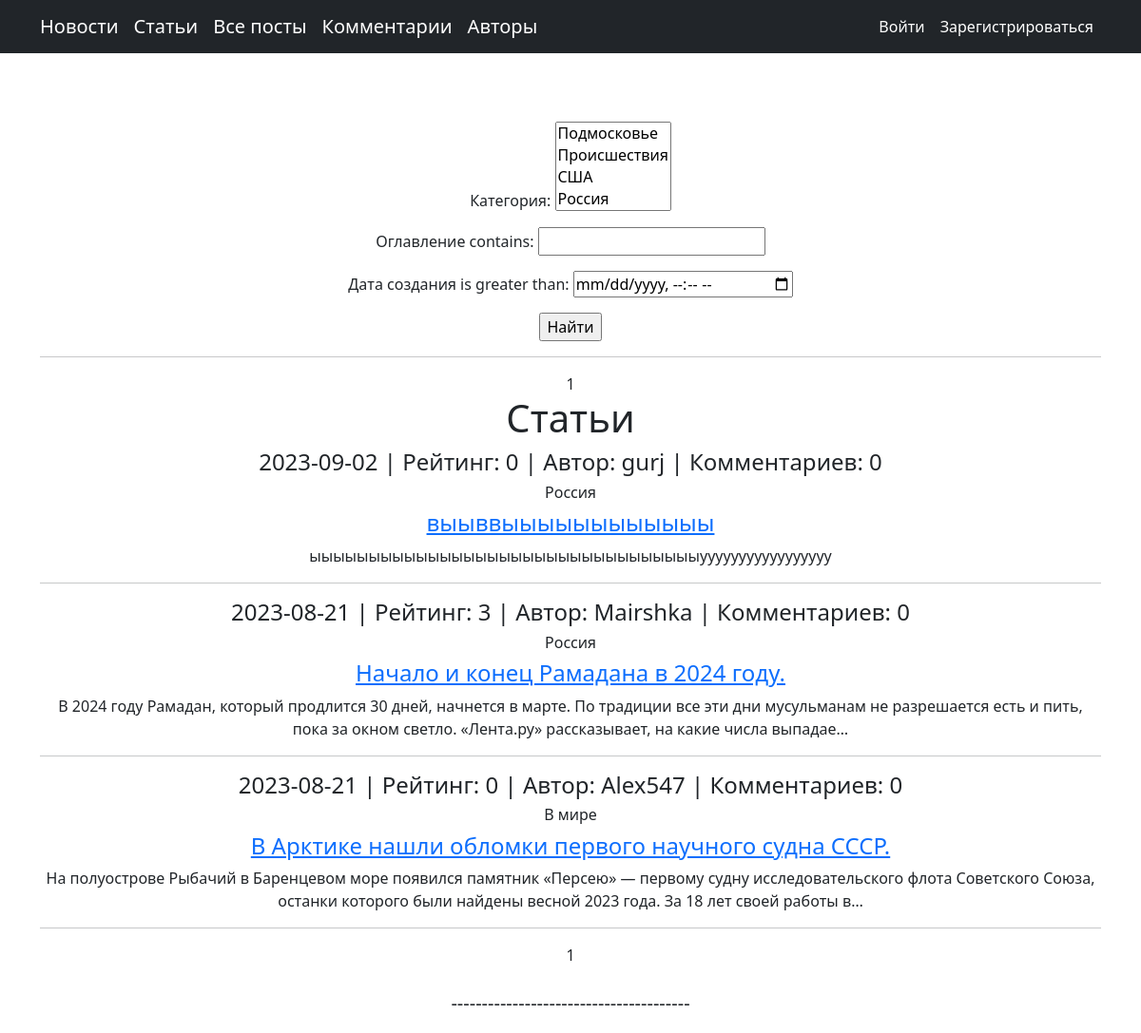
The app's page /articles/ with its own data.
### newsportal/models.py (models this page shows, shortened)
class Post(models.Model):
    author = models.ForeignKey(Author, on_delete=models.CASCADE, verbose_name='Автор')
    type_post = models.CharField(max_length=1, choices=POSTS, verbose_name='Тип поста')
    time_created = models.DateTimeField(auto_now_add=True, verbose_name='Дата создания')
    category = models.ManyToManyField(Category, through="PostCategory", verbose_name='Категория')
    title =  models.CharField(max_length=255, verbose_name='Оглавление')
    content = models.TextField( verbose_name='Содержание')
    rating = models.SmallIntegerField(default=0, verbose_name='Рейтинг')

class Author(models.Model):
    author = models.OneToOneField(User, on_delete=models.CASCADE)
    rating = models.SmallIntegerField(default=0)
    def __str__(self):
        return self.author.username

class Category(models.Model):
    name = models.CharField(max_length=150, unique=True)
    def __str__(self):
        return self.name

### newsportal/views.py (the view)
# urls.py: path('articles/', ListArticles.as_view(), name='articles'),
class ListArticles(ListView):
    queryset = Post.objects.filter(type_post=article)
    ordering = '-time_created'
    template_name = 'newsportal/index_articles.html'
    context_object_name = 'news'
    paginate_by = 10
    def get_queryset(self):
        queryset = super().get_queryset()
        self.filterset = PostFilter(self.request.GET, queryset)
        return self.filterset.qs
    def get_context_data(self, **kwargs):
        context = super().get_context_data(**kwargs)
        context['filterset'] = self.filterset
        return context

### newsportal/templatetags/custom_filters.py (called while the page is built)
@register.filter()
def censor(value:str):
   swear_words = ('банан', 'морков', 'карто', 'броккол', 'ананас',
                  'Банан', 'Морков', 'Карто', 'Броккол', 'Ананас',)
   for word in swear_words:
      if word in value:
          value = value.replace(word, '****')
   return value

### newsportal/templates/newsportal/index_articles.html (shortened to what this page needs)
{% extends 'newsportal/default.html' %}
{% load custom_filters %}
{% block content %}
 <br>
   <form action="" method="get">
       {{ filterset.form.as_p }}
       <input type="submit" value="Найти" />
   </form>
   <hr>
{% if news %}
{% include 'newsportal/includes/paginations.html' %}
<h1>Статьи</h1>
{% for n in news %}
<h4>{{ n.time_created|date:'Y-m-d' }} | Рейтинг: {{ n.rating }}
     | Автор: {{ n.author }} | Комментариев: {{ n.comment_set.count }} </h4>
<h6>
 {% for cat in n.category.all %}
{{ cat }}    {% if not forloop.last %}, {% endif %}
{% endfor %}
</h6>
<a href="{% url 'one_article' n.pk %}"><h4>{{ n.title|censor }}</h4></a>
<p>{{ n.content|truncatechars:200|censor}}</p>
<hr>
{% endfor %}
{% include 'newsportal/includes/paginations.html' %}
{% else %}
<h1>Статей
    нет</h1>
{% endif %}
<br><br>{% endblock content %}

### records on screen
Post: time_created "2023-09-02", rating "0", author "gurj", comment_set.count "0", title|censor "выыввыыыыыыыыыыыы", content|censor "ыыыыыыыыыыыыыыыыыыыыыыыыыыыыыыыыыууууууууууууууууу"
Category: name "Россия"
Post: time_created "2023-08-21", rating "3", author "Mairshka", comment_set.count "0", title|censor "Начало и конец Рамадана в 2024 году.", content|censor "В 2024 году Рамадан, который продлится 30 дней, начнется в марте. По традиции все эти дни мусульманам не разрешается есть и пить, пока за окном светло. «Лента.ру» рассказывает, на какие числа выпадае…"
Post: time_created "2023-08-21", rating "0", author "Alex547", comment_set.count "0", title|censor "В Арктике нашли обломки первого научного судна СССР.", content|censor "На полуострове Рыбачий в Баренцевом море появился памятник «Персею» — первому судну исследовательского флота Советского Союза, останки которого были найдены весной 2023 года. За 18 лет своей работы в…"
Category: name "В мире"

### other values on screen
{{ page_obj.number }} "1 1"
